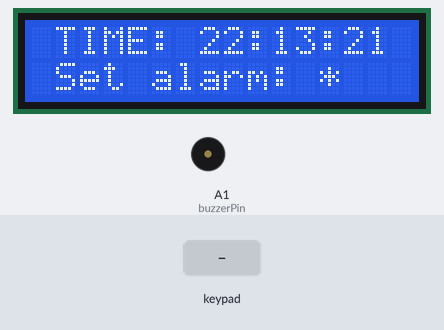
Recording of a sketch running on a simulated Arduino Uno, built with avr-gcc and run on an emulated ATmega328P. On the bench: 16×2 character LCD, buzzer (waves = sounding, pin HIGH). The test bench sets the inputs (shaded band). The local clock reads 2024-03-15 10:24:30 at power-on unless the sketch sets it.

Above: at 1.2 s.
1.3 s: key '*' pressed
At 3.1 s:
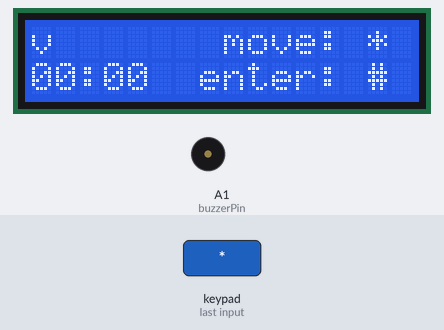
4.0 s: keypad keys 1 3 6 5 4 # pressed 0.4 s apart
At 7.1 s:
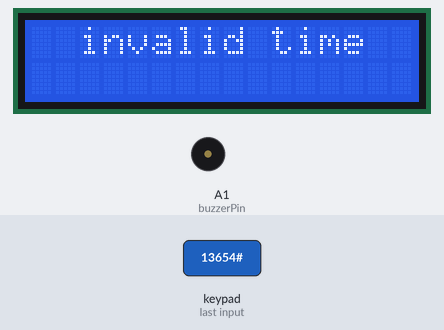
9.0 s: key '2' pressed
At 10.2 s:
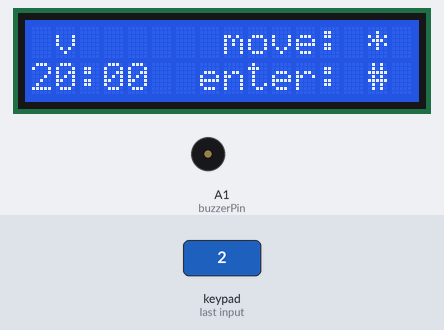
10.5 s: keypad keys 1 3 6 5 4 pressed 0.4 s apart
At 12.8 s:
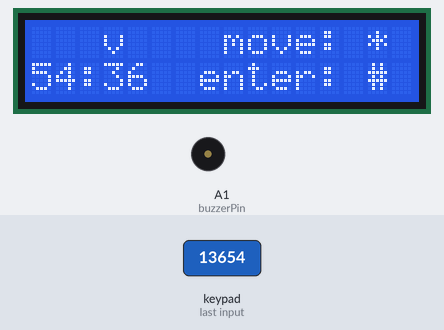
14.0 s: key '#' pressed
At 16.3 s:
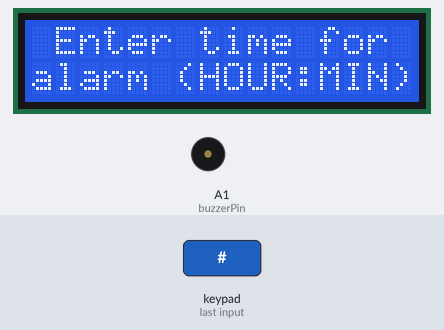
Timing chart, 0 to 17.8 s (numbered marks = the images above; inputs shaded):
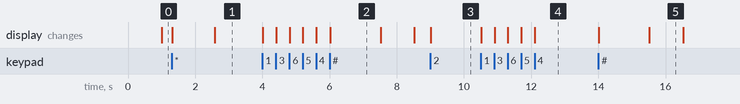

The sketch:

smart_alarm_clock.ino
```cpp
// ----------- Libraries -----------
#include <RTClib.h>         // real-time clock (RTC)
#include <LiquidCrystal.h>  // LCD screen
#include "Keypad.h"         // keypad

// ----------- Objects -----------
RTC_DS1307 rtc;                          // Creates the RTC object
LiquidCrystal lcd(7, 8, 9, 10, 11, 12);  // LCD pin setup (RS, Enable, D4, D5, D6, D7)

// ----------- Keypad Setup -----------
const byte ROWS = 4;
const byte COLS = 3;
char keys[ROWS][COLS] = {
  { '1', '2', '3' },
  { '4', '5', '6' },
  { '7', '8', '9' },
  { '*', '0', '#' }
};
byte rowPins[ROWS] = { 13, 6, 5, 4 };                                    // row pins of keypad
byte colPins[COLS] = { 3, 2, A0 };                                       // column pins of keypad
Keypad keypad = Keypad(makeKeymap(keys), rowPins, colPins, ROWS, COLS);  // Initialize keypad

// ----------- Buzzer and Alarm Variables -----------
const int buzzerPin = A1;
// Alarm-related variables
bool alarmTriggered = false;
bool alarmSet = false;
int alarmHour = 0;
int alarmMinute = 0;

// ----------- Cursor and Blinking -----------
byte cursor_x = 0;                 // Cursor (V) position for alarm input on LCD
unsigned long previousMillis = 0;  // Timer for blinking effect
const long interval = 1000;
bool blinkOn = true;  // Used for blinking the LCD text (! ALARM ACTIVE !)

// ========== FUNCTIONS ==========

// --- Sounds the buzzer in a pattern ---
void ringBuzzer() {
  digitalWrite(buzzerPin, HIGH);
  delay(750);
  digitalWrite(buzzerPin, LOW);
  delay(750);
  digitalWrite(buzzerPin, HIGH);
}

// --- Displays the current time on the LCD ---
void ShowTime(int hour, int minute, int second) {
  lcd.setCursor(0, 0);
  lcd.print(" TIME: ");
  if (hour < 10) lcd.print("0");
  lcd.print(hour);
  lcd.print(":");
  if (minute < 10) lcd.print("0");
  lcd.print(minute);
  lcd.print(":");
  if (second < 10) lcd.print("0");
  lcd.print(second);
}

// --- Lets the user set the alarm time using the keypad ---
void setAlarm() {
  // Setup variables + initial message
  int hours, minutes;
  lcd.clear();
  lcd.setCursor(1, 0);
  lcd.print("Enter time for");
  lcd.setCursor(0, 1);
  lcd.print("alarm (HOUR:MIN)");
  delay(1250);
  // Shows the time input interface
  lcd.clear();
  lcd.setCursor(0, 0);
  lcd.print("v       move: *");  // tells the user how to move the cursor by pressing *
  lcd.setCursor(0, 1);
  lcd.print("00:00  enter: #");  // shows the time format for the input and how to confirm input
  // Stores the input
  String input = "";
  int numbers[4] = { 0, 0, 0, 0 };  // Store HOUR:MIN digits (array)

  while (true) {  // forever loop that keeps cheking the keypad as long as the condition is true
    char key = keypad.getKey();
    // if a key is pressed
    if (key != NO_KEY) {  // runs this only if a key was pressed (key is NOT NO_KEY)
                          // if the key pressed is a number from 0-9
      if (isDigit(key)) {
        lcd.setCursor(cursor_x, 0);
        lcd.print(" ");  // Removes the arrow v
        lcd.setCursor(cursor_x, 1);
        lcd.print(key);      // Show digit
        switch (cursor_x) {  // saves the digit into the array
          case 0: numbers[0] = key - '0'; break;
          case 1: numbers[1] = key - '0'; break;
          case 3: numbers[2] = key - '0'; break;
          case 4: numbers[3] = key - '0'; break;
        }
        cursor_x++;
        movecursor();  // Moves cursor manually
      } else if (key == '*') {
        lcd.setCursor(cursor_x, 0);
        lcd.print(" ");
        cursor_x++;
        movecursor();
      } else if (key == '#') {  // confirms the time
        for (int i = 0; i < 4; i++) input += numbers[i];
        hours = input.substring(0, 2).toInt();
        minutes = input.substring(2, 4).toInt();

        // Checks if the time is valid
        if (hours > 24 || minutes > 60) {
          lcd.clear();
          lcd.setCursor(2, 0);
          lcd.print("invalid time");
          delay(1500);

          // Resets the screen if time is invalid
          lcd.clear();
          lcd.setCursor(1, 0);
          lcd.print("Enter time for");
          lcd.setCursor(0, 1);
          lcd.print("alarm (HOUR:MIN)");
          delay(1000);
          lcd.clear();
          lcd.setCursor(0, 0);
          lcd.print("v       move: *");
          lcd.setCursor(0, 1);
          lcd.print("00:00  enter: #");
          cursor_x = 0;
          input = "";
        } else break;  // If time is valid, breaks the while (true) loop
      }
    }
  }

  // Saves alarm time in global variables and displays the alarm set
  alarmHour = hours;
  alarmMinute = minutes;
  alarmSet = true;
  // Shows confirmation on LCD
  lcd.clear();
  lcd.print("Alarm set for:");
  lcd.setCursor(0, 1);
  if (alarmHour < 10) lcd.print("0");
  lcd.print(alarmHour);
  lcd.print(":");
  if (alarmMinute < 10) lcd.print("0");
  lcd.print(alarmMinute);
  delay(2000);
  lcd.clear();
}

// --- Moves the arrow cursor for alarm input ---
void movecursor() {
  if (cursor_x == 2) cursor_x++;         // Skip colon
  else if (cursor_x >= 5) cursor_x = 0;  // Loops back to position 0
  lcd.setCursor(cursor_x, 0);
  lcd.print('v');  // Prints the arrow symbol on top
}

// ========== Setup Function ==========
void setup() {
  lcd.begin(16, 2);  // LCD Setup
  Serial.begin(9600);
  pinMode(buzzerPin, OUTPUT);    // Sets Buzzer pin an output
  digitalWrite(buzzerPin, LOW);  // Makes sure buzzer is off

  if (!rtc.begin()) {
    Serial.println("Couldn't find RTC");
    while (1)
      ;  // Stops the program if RTC is not found
  }

  rtc.adjust(DateTime(F(__DATE__), F(__TIME__)));  // Sets the current time (once during upload)
}

// ========== Main Loop ==========
void loop() {
  DateTime now = rtc.now();  // Gets current time
  int hour = now.hour();
  int minute = now.minute();
  int seconds = now.second();

  ShowTime(hour, minute, seconds);  // Always shows the time

  // If alarm is set and did not get triggered yet
  if (alarmSet && !alarmTriggered) {
    // Checks if current time matches alarm time
    if (hour == alarmHour && minute == alarmMinute) {
      alarmTriggered = true;
      alarmSet = false;

      // Alarm loop (Shows blinking message and buzzer)
      while (true) {
        char key = keypad.getKey();
        unsigned long currentMillis = millis();

        if (currentMillis - previousMillis >= interval) {  // blinking message
          previousMillis = currentMillis;
          lcd.clear();
          if (blinkOn) {
            lcd.setCursor(0, 0);
            lcd.print("! ALARM ACTIVE !");
            lcd.setCursor(0, 1);
            lcd.print(" Stop alarm: #");
            blinkOn = false;
          } else {
            blinkOn = true;
          }
        }

        ringBuzzer();  // Sounds the buzzer

        // Stop alarm when # is pressed
        if (key == '#') {
          alarmTriggered = false;
          lcd.clear();
          lcd.print(" Alarm  stopped");
          delay(750);
          lcd.clear();
          break;
        }
      }

    } else {
      // Countdown display to alarm
      int currentTotal = hour * 60 + minute;
      int alarmTotal = alarmHour * 60 + alarmMinute;
      int diff = alarmTotal - currentTotal;
      if (diff < 0) diff += 24 * 60;  // Next-day alarm

      int hLeft = diff / 60;
      int mLeft = diff % 60;

      lcd.setCursor(0, 1);
      lcd.print(" Left: ");
      if (hLeft < 10) lcd.print("0");
      lcd.print(hLeft);
      lcd.print(":");
      if (mLeft < 10) lcd.print("0");
      lcd.print(mLeft);
      lcd.print("   ");
    }

  } else if (!alarmTriggered) {  // Shows default message if no alarm is set
    lcd.setCursor(0, 1);
    lcd.print(" Set alarm: *   ");
  }

  // If * is pressed, runs setAlarm()
  char key = keypad.getKey();
  if (key == '*') {
    setAlarm();
  }

  // Buzzer stays off if alarm not triggered
  if (!alarmTriggered) {
    digitalWrite(buzzerPin, LOW);
  }
}
```

Measured:
- after the input at 1.3 s, the display: first changes at once (image 1 shows a later state)
- after the input at 4.0 s, the display: first changes at once (image 2 shows a later state)
- after the input at 9.0 s, the display: changes at once (image 3)
- after the input at 10.5 s, the display: first changes at once (image 4 shows a later state)
- after the input at 14.0 s, the display: first changes at once (image 5 shows a later state)
- what the display in image 2 shows lasts 1.5 s, from 6.0 s to 7.5 s
- what the display in image 5 shows lasts 1.0 s, from 15.5 s to 16.5 s
